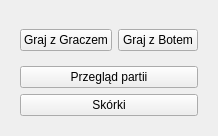
      <widget class="QWidget" name="page_2">
       <layout class="QHBoxLayout" name="horizontalLayout_16">
        <item>
         <widget class="QWidget" name="widget_10" native="true">
          <property name="sizePolicy">
           <sizepolicy hsizetype="Maximum" vsizetype="Maximum">
            <horstretch>0</horstretch>
            <verstretch>0</verstretch>
           </sizepolicy>
          </property>
          <layout class="QVBoxLayout" name="verticalLayout_71">
           <item>
            <widget class="QWidget" name="widget_11" native="true">
             <layout class="QHBoxLayout" name="horizontalLayout_15">
              <property name="leftMargin">
               <number>0</number>
              </property>
              <property name="rightMargin">
               <number>0</number>
              </property>
              <property name="bottomMargin">
               <number>9</number>
              </property>
              <item>
               <widget class="QPushButton" name="menuPlayBtn">
                <property name="text">
                 <string>Graj z Graczem</string>
                </property>
               </widget>
              </item>
              <item>
               <widget class="QPushButton" name="menuPlayBotBtn">
                <property name="text">
                 <string>Graj z Botem</string>
                </property>
               </widget>
              </item>
             </layout>
            </widget>
           </item>
           <item>
            <widget class="QPushButton" name="menuHistoryBtn">
             <property name="text">
              <string>Przegląd partii</string>
             </property>
            </widget>
           </item>
           <item>
            <widget class="QPushButton" name="menuSkinsBtn">
             <property name="text">
              <string>Skórki</string>
             </property>
            </widget>
           </item>
          </layout>
         </widget>
        </item>
       </layout>
      </widget>
